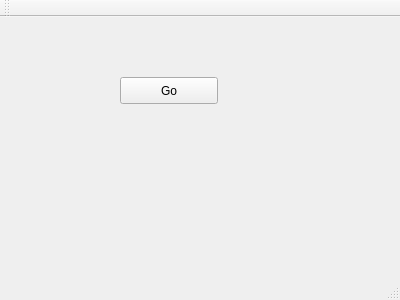
<?xml version="1.0" encoding="UTF-8"?>
<ui version="4.0">
 <class>MainWindow</class>
 <widget class="QMainWindow" name="MainWindow">
  <property name="geometry">
   <rect>
    <x>0</x>
    <y>0</y>
    <width>400</width>
    <height>300</height>
   </rect>
  </property>
  <property name="windowTitle">
   <string>MainWindow</string>
  </property>
  <widget class="QWidget" name="centralWidget">
   <widget class="QPushButton" name="goButton">
    <property name="geometry">
     <rect>
      <x>120</x>
      <y>60</y>
      <width>98</width>
      <height>27</height>
     </rect>
    </property>
    <property name="text">
     <string>Go</string>
    </property>
   </widget>
  </widget>
  <widget class="QMenuBar" name="menuBar">
   <property name="geometry">
    <rect>
     <x>0</x>
     <y>0</y>
     <width>400</width>
     <height>25</height>
    </rect>
   </property>
  </widget>
  <widget class="QToolBar" name="mainToolBar">
   <attribute name="toolBarArea">
    <enum>TopToolBarArea</enum>
   </attribute>
   <attribute name="toolBarBreak">
    <bool>false</bool>
   </attribute>
  </widget>
  <widget class="QStatusBar" name="statusBar"/>
 </widget>
 <layoutdefault spacing="6" margin="11"/>
 <resources/>
 <connections/>
</ui>
